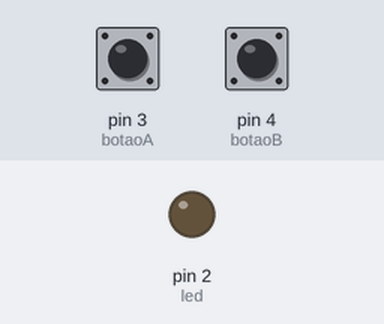
The sketch below on a simulated Arduino Uno, built with avr-gcc and run on an emulated ATmega328P. Parts: output pins drawn as LEDs (lit = HIGH). The test bench sets the inputs (shaded band); at power-on: pin 3 (botaoA) HIGH, pin 4 (botaoB) HIGH.

Above: at 1.2 s.
1.3 s: pin 3 (botaoA) pulled LOW for 0.15 s
At 1.6 s:
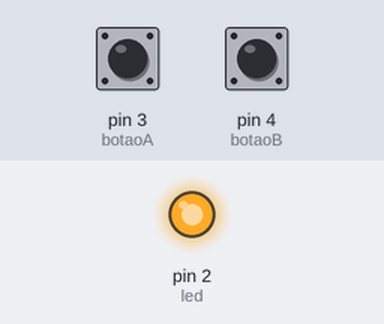
4.4 s: pin 3 (botaoA) pulled LOW for 3.2 s
At 5.1 s:
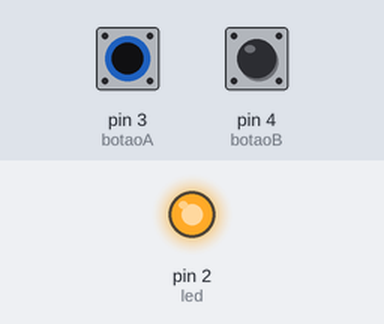
9.1 s: pin 4 (botaoB) pulled LOW for 0.15 s
At 10.0 s:
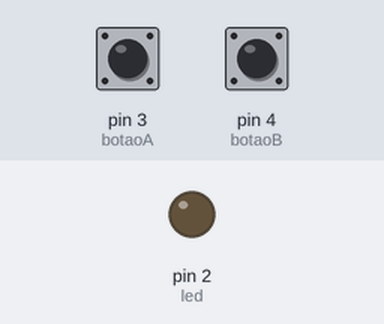
10.7 s: pin 3 (botaoA) driven LOW and pin 4 (botaoB) driven LOW
At 11.9 s:
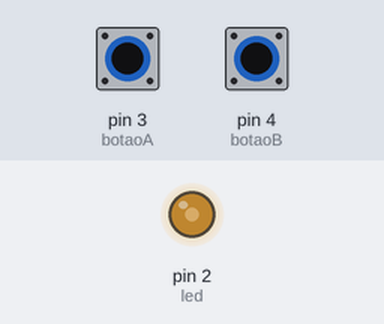
12.2 s: pin 4 (botaoB) driven HIGH
At 13.3 s:
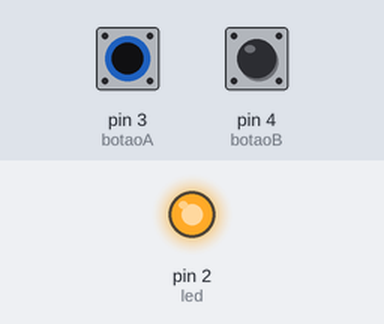
Timing chart, 0 to 14.7 s (numbered marks = the images above; inputs shaded):
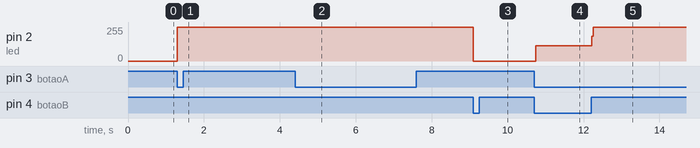

The sketch:

BotaoBtravadeseguranca.ino
```cpp
const int led = 2;
const int botaoA = 3;
const int botaoB = 4;

unsigned long inicio = 0;
bool ligado = false;

void setup() {
  pinMode(botaoA, INPUT_PULLUP);
  pinMode(botaoB, INPUT_PULLUP);
  pinMode(led, OUTPUT);
}

void loop() {
 if (digitalRead(botaoA) == LOW) {
    ligado = true;
    inicio = millis();
  }

  if (ligado) {
    digitalWrite(led, HIGH);

    if (millis() - inicio >= 5000 || digitalRead(botaoB) == LOW) {
      ligado = false;
      digitalWrite(led, LOW);
    }
  }
}
```

Measured:
- after the input at 1.3 s, pin 2 (led): 0/255 → 255/255 at once
- after the input at 4.4 s, pin 2 (led): stays 255/255 (without the input it goes to 0/255 after 2.0 s)
- after the input at 9.1 s, pin 2 (led): 255/255 → 0/255 at once
- after the input at 10.7 s, pin 2 (led): 0/255 → 114/255 at once
- after the input at 12.2 s, pin 2 (led): 114/255 → 255/255 at once
